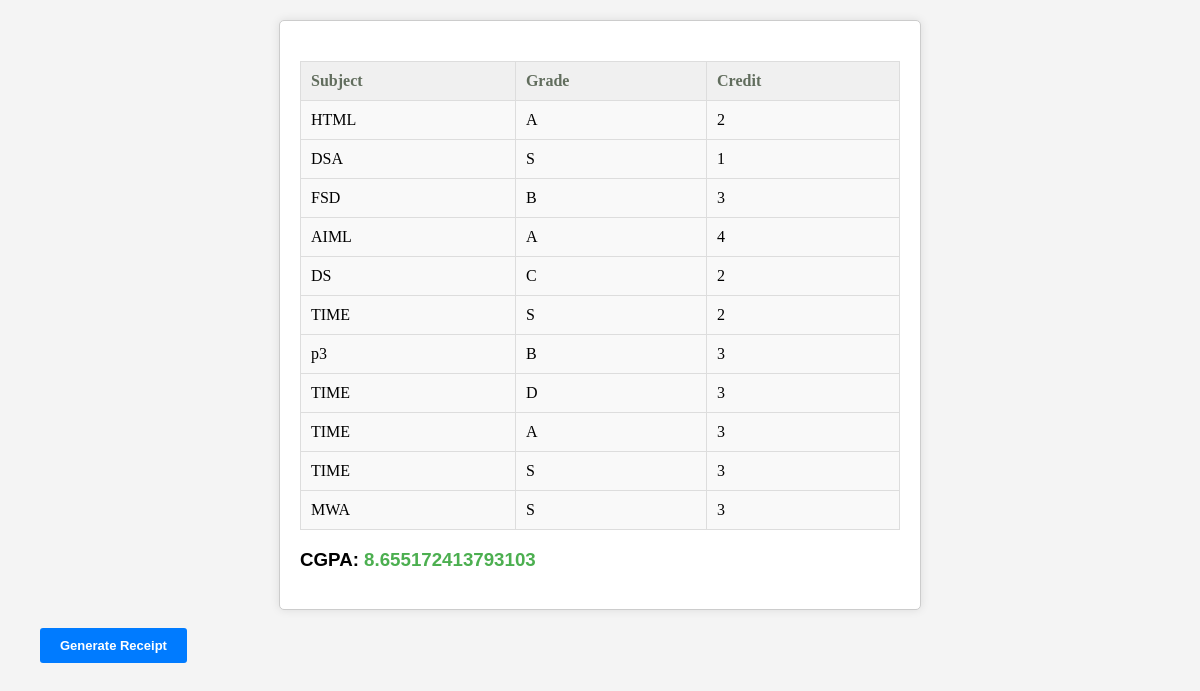
The app's page /result/ (signed in) with its own data.
### home/models.py (models this page shows, shortened)
class Subject(models.Model):
    user = models.ForeignKey(User, on_delete=models.SET_NULL, null=True, blank=True)
    name = models.CharField(max_length=255)
    grade = models.CharField(max_length=2,choices=[('S', 'S'), ('A', 'A'), ('B', 'B'), ('C', 'C'), ('D', 'D'), ('F', 'F')])
    credit = models.PositiveIntegerField()

### home/views.py (the view)
# urls.py: path('result/', result, name='result'),
@login_required(login_url='/login/')
def result(request):
	subjects = Subject.objects.all()
	form = SubjectForm()
	if request.method == 'POST':
		form = SubjectForm(request.POST)
		if form.is_valid():
			form.save()
			return redirect('cgpa_calculator')
	total_credits = 0
	total_grade_points = 0
	for subject in subjects:
		total_credits += subject.credit
		total_grade_points += subject.credit * GRADE_POINTS.get(subject.grade, 0)
	if total_credits != 0:
		cgpa = total_grade_points / total_credits
	else:
		cgpa = 0
	context = {
		'subjects': subjects,
		'form': form,
		'cgpa': cgpa,
	}
	return render(request, 'home/pdf.html', context)

### home/templates/home/pdf.html (shortened to what this page needs)
<!DOCTYPE html>
<html lang="en">
<head>
</head>
<body>
    <div id="mn" class="calculator">
        <table>
            <thead>
                <tr>
                    <th>Subject</th>
                    <th>Grade</th>
                    <th>Credit</th>
                </tr>
            </thead>
            <tbody>
                {% for subject in subjects %}
                <tr>
                    <td>{{ subject.name }}</td>
                    <td>{{ subject.grade }}</td>
                    <td>{{ subject.credit }}</td>
                </tr>
                {% endfor %}
            </tbody>
        </table>
        <h3>CGPA: <span id="cgpa">{{ cgpa }}</span></h3>
    </div>
    <br>
    <button onclick="myfun('mn')" type="button" class="btn btn1">Generate Receipt</button>
</body>
</html>

### home/templates/home/pdf.html (style rules this page uses)
body { font-family: Arial, sans-serif; margin: 20px; background-color: #f4f4f4; }
.calculator { max-width: 600px; margin: 0 auto; padding: 20px; border: 1px solid #ccc; border-radius: 5px; background-color: #fff; box-shadow: 0 0 10px rgba(0, 0, 0, 0.1); }
table { width: 100%; border-collapse: collapse; margin-top: 20px; background-color: #f9f9f9; }
th, td { border: 1px solid #ddd; padding: 10px; text-align: left; font-family: 'Times New Roman', Times, serif; }
th { color: #616d5d; background-color: #f0f0f0; }
#cgpa { font-weight: bold; color: #4caf50; }
button.btn1 { padding: 10px 20px; color: #fff; background-color: #007bff; border: none; font-size: 13px; font-weight: bold; border-radius: 3px; cursor: pointer; margin-left: 20px; }

### records on screen
Subject: name "HTML", grade "A", credit "2"
Subject: name "DSA", grade "S", credit "1"
Subject: name "FSD", grade "B", credit "3"
Subject: name "AIML", grade "A", credit "4"
Subject: name "DS", grade "C", credit "2"
Subject: name "TIME", grade "S", credit "2"
Subject: name "p3", grade "B", credit "3"
Subject: name "TIME", grade "D", credit "3"
Subject: name "TIME", grade "A", credit "3"
Subject: name "TIME", grade "S", credit "3"
Subject: name "MWA", grade "S", credit "3"

### other values on screen
{{ cgpa }} "8.655172413793103"
